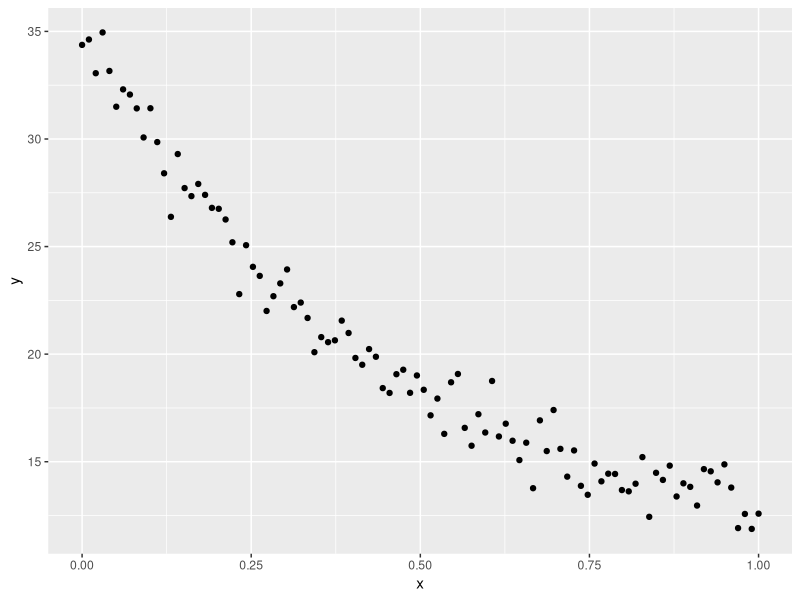
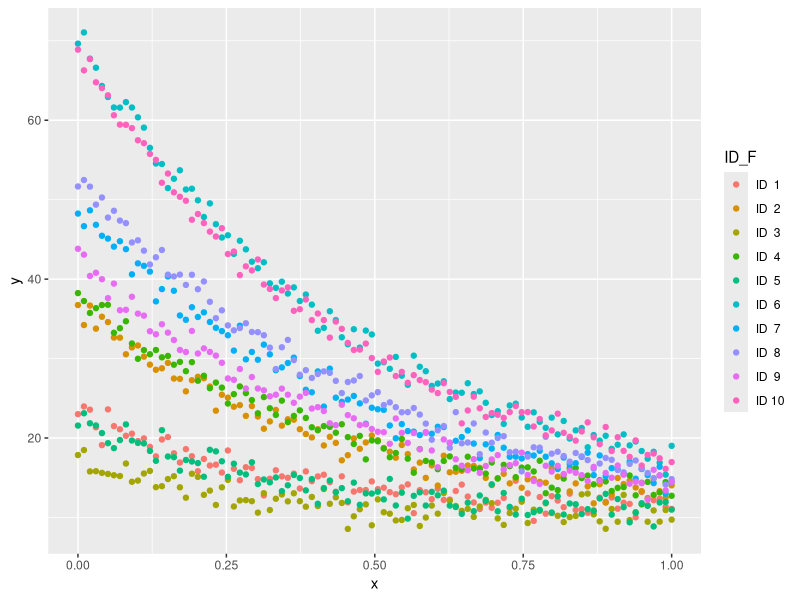

The R script that drew these images, in order:
## ---- chunk 1
#| message: false
set.seed(1)
library('tidyverse')
## ---- chunk 2
n <- 100

pp <- list(
  a = 30,
  b = 2,
  c = 4,
  d = 5
)

dat <- tibble(x = seq(0, 1, length.out = n), 
              y = pp$a * exp(-pp$b * x) + pp$c * x + pp$d + rnorm(n))

dat |> 
  ggplot(aes(x, y)) +
  geom_point()

(fm <- nls(y ~ a * exp(-b * x) + c * x + d, 
           data = dat, 
           start = c(a = 1, b = 2, c = 1, d = 1)))

confint(fm)
## ---- chunk 3
library('nlme')

pp <- list(
  a = 30,
  b = 2,
  c = 4,
  d = 5
)


nr_of_time_points <- 100
nr_of_individuals <- 100

dat <- tibble(ID = 1:nr_of_individuals,
              a = pp$a + rnorm(nr_of_individuals, sd = 20),
              b = pp$b,
              c = pp$c,
              d = pp$d) |> 
  expand_grid(x = seq(0, 1, length.out = nr_of_time_points)) |> 
  mutate(
    ID_F = factor(paste0('ID', format(ID, justify = 'right'))),
    y = a * exp(-b * x) + c * x + d + rnorm(nr_of_individuals * nr_of_time_points))


dat |> 
  filter(ID <= 10) |> 
  ggplot(aes(x, y, colour = ID_F)) + 
  geom_point()

nlme(y ~ a * exp(-b * x) + c * x + d,
     fixed = a + b + c + d ~ 1,
     random = a ~ 1 | ID,
     data = dat,
     start = c(a = 1, b = 2, c = 1, d = 1))


